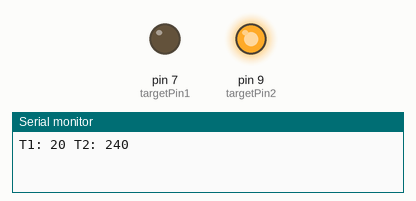
Simulated run of this sketch. Board: Arduino Uno, built with avr-gcc and run on an emulated ATmega328P. Shown: output pins drawn as LEDs (lit = HIGH), the last lines printed to the serial monitor.

Above: at 0.13 s.
At 6.39 s:
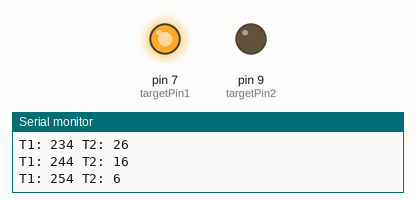
Timing chart, 0 to 7.5 s (numbered marks = the images above):
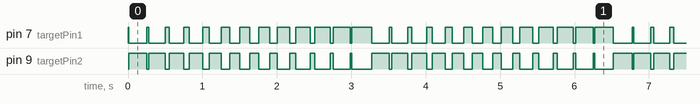

The sketch:

blikani_externi_stridani_zpomalujici_zrychlujici.ino
```cpp
int targetPin1 = 7;
int targetPin2 = 9;

byte T1 = 10; //ms
byte T2 = 250;

byte deltaT1 = 10;
byte deltaT2 = 10;

void setup() {
  pinMode(targetPin1, OUTPUT);
  pinMode(targetPin2, OUTPUT);

  Serial.begin(9600);
}

void loop() {
  blink(targetPin1, T1);
  blink(targetPin2, T2);
}

void blink(int pinID, byte period) {
  digitalWrite(pinID, HIGH);
  delay(period);
  digitalWrite(pinID, LOW);

  T1 += deltaT1;
  T2 -= deltaT2;

  Serial.println("T1: " + String(T1) + " T2: " + String(T2));
}
```

Measured:
- by itself, pin 7 (targetPin1), pin 9 (targetPin2): moves between LOW and HIGH, repeating every 3.3 s
- by itself, everything shown: repeats every 16.3 s, in 105 steps
